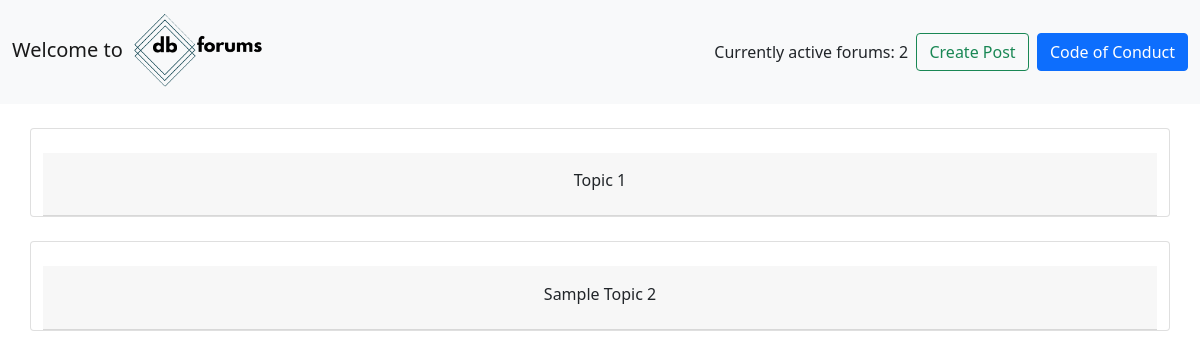
Before: / with the older database file.
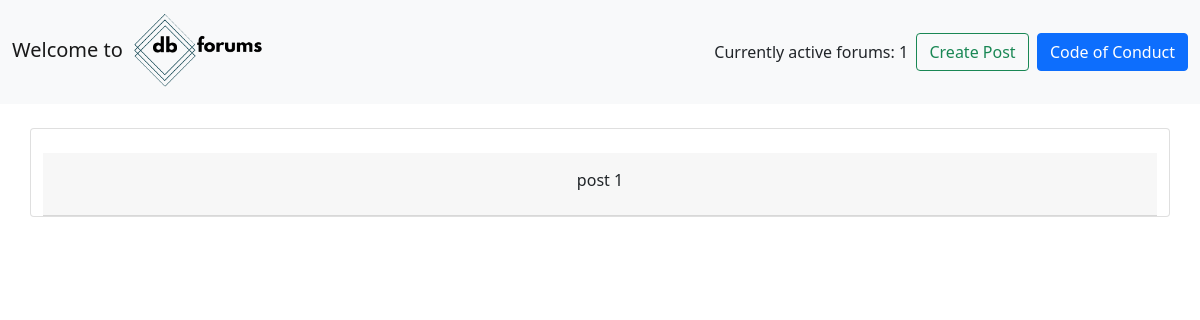
After: the same page with the newer database file.
### Discussion_Forum/models.py (models this page shows, shortened)
class forum(models.Model):
    name=models.CharField(max_length=200,default="anonymous" )
    email=models.CharField(max_length=200,null=True)
    topic= models.CharField(max_length=300)
    description = RichTextField(blank=True, null=True)
    date_created=models.DateTimeField(auto_now_add=True,null=True)

### Discussion_Forum/views.py (the view)
# urls.py: path('',home,name='home'),
def home(request):
    forums=forum.objects.all()
    count=forums.count()
    discussions=[]
    for i in forums:
        discussions.append(i.discussion_set.all())
    context={'forums':forums,
              'count':count,
              'discussions':discussions,
             }
    return render(request,'home.html',context)

### templates/home.html (shortened to what this page needs)
{% load static %}
{% load crispy_forms_tags %}
<!DOCTYPE html>
<html lang="en">
    <head>
        <link href="https://cdn.jsdelivr.net/npm/bootstrap@5.0.1/dist/css/bootstrap.min.css" rel="stylesheet">
    </head>
    <body>
        <nav class="navbar navbar-expand-lg navbar-light bg-light" style="background-color: #f2f2f2;">
            <div class="container-fluid">
                <div class="navbar-brand" href="#">Welcome to <a href="{% url 'home' %}"><img src="static/favicon.ico" width="170px" alt="" /></a></div>
                <div class="d-flex align-items-center">
                    <span>Currently active forums: {{count}}</span>&nbsp;&nbsp;
                    <form method="POST" action="{% url 'addInForum' %}">
                        <button class="nav-item btn btn-outline-success">Create Post</button>
                    </form>
                    <button type="button" class="btn btn-primary" data-bs-toggle="modal" data-bs-target="#exampleModal">Code of Conduct</button>
                </div>
            </div>
        </nav>
         <br />
        {%for forum in forums %}
            <div class="card container">
                <br>
                <div class="card-header  container" style="text-align: center">
                    <h3>
                                <button class="btn" type="button" data-bs-toggle="collapse" data-bs-target="#forum-{{ forum.id }}" aria-expanded="false" aria-controls="forum-{{ forum.id }}">{{forum.topic}}</button>
                    </h3>
                </div>
            </div>
            <br>
        {%endfor%}
    </body>
</html>

Changed rows visible on the page:
removed forum: topic "Sample Topic 2"
changed forum: topic "Topic 1" → "post 1"
Other visible differences:
{{ count }}: "2" → "1"
